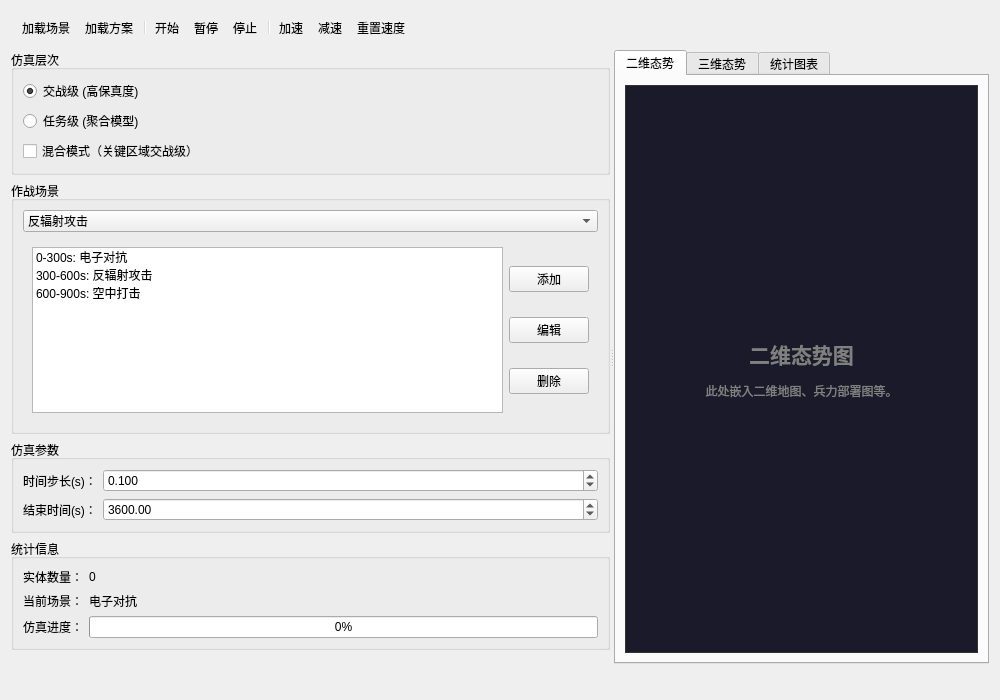
<?xml version="1.0" encoding="UTF-8"?>
<ui version="4.0">
 <class>MultiLevelSimulationWidget</class>
 <widget class="QWidget" name="MultiLevelSimulationWidget">
  <property name="geometry">
   <rect>
    <x>0</x>
    <y>0</y>
    <width>1000</width>
    <height>700</height>
   </rect>
  </property>
  <property name="windowTitle">
   <string>多层次仿真 - 反辐射无人机仿真系统</string>
  </property>
  <layout class="QVBoxLayout" name="verticalLayout">
   <!-- 顶部工具栏 -->
   <item>
    <widget class="QToolBar" name="toolBar">
     <property name="iconSize">
      <size>
       <width>24</width>
       <height>24</height>
      </size>
     </property>
     <property name="toolButtonStyle">
      <enum>Qt::ToolButtonTextUnderIcon</enum>
     </property>
     <addaction name="actionLoadScenario"/>
     <addaction name="actionLoadPlan"/>
     <addaction name="separator"/>
     <addaction name="actionStart"/>
     <addaction name="actionPause"/>
     <addaction name="actionStop"/>
     <addaction name="separator"/>
     <addaction name="actionSpeedUp"/>
     <addaction name="actionSpeedDown"/>
     <addaction name="actionResetSpeed"/>
    </widget>
   </item>
   <!-- 主分割区域 -->
   <item>
    <widget class="QSplitter" name="splitter">
     <property name="orientation">
      <enum>Qt::Horizontal</enum>
     </property>
     <!-- 左侧控制面板 -->
     <widget class="QWidget" name="leftPanel" native="true">
      <property name="minimumWidth">
       <number>300</number>
      </property>
      <property name="maximumWidth">
       <number>400</number>
      </property>
      <layout class="QVBoxLayout" name="verticalLayout_2">
       <!-- 仿真层次选择 -->
       <item>
        <widget class="QGroupBox" name="groupBoxLevel">
         <property name="title">
          <string>仿真层次</string>
         </property>
         <layout class="QVBoxLayout" name="verticalLayout_3">
          <item>
           <widget class="QRadioButton" name="radioEngagement">
            <property name="text">
             <string>交战级 (高保真度)</string>
            </property>
            <property name="checked">
             <bool>true</bool>
            </property>
           </widget>
          </item>
          <item>
           <widget class="QRadioButton" name="radioMission">
            <property name="text">
             <string>任务级 (聚合模型)</string>
            </property>
           </widget>
          </item>
          <item>
           <widget class="QCheckBox" name="checkMixed">
            <property name="text">
             <string>混合模式（关键区域交战级）</string>
            </property>
           </widget>
          </item>
         </layout>
        </widget>
       </item>
       <!-- 作战场景类型 -->
       <item>
        <widget class="QGroupBox" name="groupBoxScene">
         <property name="title">
          <string>作战场景</string>
         </property>
         <layout class="QVBoxLayout" name="verticalLayout_4">
          <item>
           <widget class="QComboBox" name="comboSceneType">
            <item>
             <property name="text">
              <string>反辐射攻击</string>
             </property>
            </item>
            <item>
             <property name="text">
              <string>火力防空</string>
             </property>
            </item>
            <item>
             <property name="text">
              <string>电子对抗</string>
             </property>
            </item>
            <item>
             <property name="text">
              <string>空中打击</string>
             </property>
            </item>
            <item>
             <property name="text">
              <string>综合场景</string>
             </property>
            </item>
           </widget>
          </item>
          <!-- 综合场景序列编辑器（仅当选择综合场景时可见） -->
          <item>
           <widget class="QWidget" name="widgetSceneSequence" native="true">
            <layout class="QHBoxLayout" name="horizontalLayout">
             <item>
              <widget class="QListWidget" name="listSceneSequence">
               <property name="minimumHeight">
                <number>100</number>
               </property>
               <item>
                <property name="text">
                 <string>0-300s: 电子对抗</string>
                </property>
               </item>
               <item>
                <property name="text">
                 <string>300-600s: 反辐射攻击</string>
                </property>
               </item>
               <item>
                <property name="text">
                 <string>600-900s: 空中打击</string>
                </property>
               </item>
              </widget>
             </item>
             <item>
              <layout class="QVBoxLayout" name="verticalLayout_5">
               <item>
                <widget class="QPushButton" name="btnAddScene">
                 <property name="text">
                  <string>添加</string>
                 </property>
                </widget>
               </item>
               <item>
                <widget class="QPushButton" name="btnEditScene">
                 <property name="text">
                  <string>编辑</string>
                 </property>
                </widget>
               </item>
               <item>
                <widget class="QPushButton" name="btnRemoveScene">
                 <property name="text">
                  <string>删除</string>
                 </property>
                </widget>
               </item>
              </layout>
             </item>
            </layout>
           </widget>
          </item>
         </layout>
        </widget>
       </item>
       <!-- 仿真参数 -->
       <item>
        <widget class="QGroupBox" name="groupBoxParams">
         <property name="title">
          <string>仿真参数</string>
         </property>
         <layout class="QFormLayout" name="formLayout">
          <item row="0" column="0">
           <widget class="QLabel" name="labelTimeStep">
            <property name="text">
             <string>时间步长(s)：</string>
            </property>
           </widget>
          </item>
          <item row="0" column="1">
           <widget class="QDoubleSpinBox" name="spinTimeStep">
            <property name="decimals">
             <number>3</number>
            </property>
            <property name="minimum">
             <double>0.001000000000000</double>
            </property>
            <property name="maximum">
             <double>10.000000000000000</double>
            </property>
            <property name="value">
             <double>0.100000000000000</double>
            </property>
           </widget>
          </item>
          <item row="1" column="0">
           <widget class="QLabel" name="labelEndTime">
            <property name="text">
             <string>结束时间(s)：</string>
            </property>
           </widget>
          </item>
          <item row="1" column="1">
           <widget class="QDoubleSpinBox" name="spinEndTime">
            <property name="maximum">
             <double>86400.000000000000000</double>
            </property>
            <property name="value">
             <double>3600.000000000000000</double>
            </property>
           </widget>
          </item>
         </layout>
        </widget>
       </item>
       <!-- 统计信息 -->
       <item>
        <widget class="QGroupBox" name="groupBoxStats">
         <property name="title">
          <string>统计信息</string>
         </property>
         <layout class="QFormLayout" name="formLayout_2">
          <item row="0" column="0">
           <widget class="QLabel" name="labelEntityCount">
            <property name="text">
             <string>实体数量：</string>
            </property>
           </widget>
          </item>
          <item row="0" column="1">
           <widget class="QLabel" name="labelEntityCountValue">
            <property name="text">
             <string>0</string>
            </property>
           </widget>
          </item>
          <item row="1" column="0">
           <widget class="QLabel" name="labelCurrentScene">
            <property name="text">
             <string>当前场景：</string>
            </property>
           </widget>
          </item>
          <item row="1" column="1">
           <widget class="QLabel" name="labelCurrentSceneValue">
            <property name="text">
             <string>电子对抗</string>
            </property>
           </widget>
          </item>
          <item row="2" column="0">
           <widget class="QLabel" name="labelProgress">
            <property name="text">
             <string>仿真进度：</string>
            </property>
           </widget>
          </item>
          <item row="2" column="1">
           <widget class="QProgressBar" name="progressBar">
            <property name="value">
             <number>0</number>
            </property>
           </widget>
          </item>
         </layout>
        </widget>
       </item>
       <item>
        <spacer name="verticalSpacer">
         <property name="orientation">
          <enum>Qt::Vertical</enum>
         </property>
         <property name="sizeHint" stdset="0">
          <size>
           <width>20</width>
           <height>40</height>
          </size>
         </property>
        </spacer>
       </item>
      </layout>
     </widget>
     <!-- 右侧可视化区域 -->
     <widget class="QTabWidget" name="tabWidgetVisual">
      <property name="currentIndex">
       <number>0</number>
      </property>
      <!-- 二维态势 -->
      <widget class="QWidget" name="tab2D">
       <attribute name="title">
        <string>二维态势</string>
       </attribute>
       <layout class="QVBoxLayout" name="verticalLayout_6">
        <item>
         <widget class="QLabel" name="label2DPlaceholder">
          <property name="text">
           <string>&lt;html&gt;&lt;head/&gt;&lt;body&gt;&lt;p align=&quot;center&quot;&gt;&lt;span style=&quot; font-size:16pt; font-weight:600; color:#808080;&quot;&gt;二维态势图&lt;/span&gt;&lt;/p&gt;&lt;p align=&quot;center&quot;&gt;&lt;span style=&quot; color:#808080;&quot;&gt;此处嵌入二维地图、兵力部署图等。&lt;/span&gt;&lt;/p&gt;&lt;/body&gt;&lt;/html&gt;</string>
          </property>
          <property name="alignment">
           <set>Qt::AlignCenter</set>
          </property>
          <property name="wordWrap">
           <bool>true</bool>
          </property>
          <property name="styleSheet">
           <string notr="true">background-color: #1a1a2a; color: white; border: 1px solid #333;</string>
          </property>
         </widget>
        </item>
       </layout>
      </widget>
      <!-- 三维态势 -->
      <widget class="QWidget" name="tab3D">
       <attribute name="title">
        <string>三维态势</string>
       </attribute>
       <layout class="QVBoxLayout" name="verticalLayout_7">
        <item>
         <widget class="QLabel" name="label3DPlaceholder">
          <property name="text">
           <string>&lt;html&gt;&lt;head/&gt;&lt;body&gt;&lt;p align=&quot;center&quot;&gt;&lt;span style=&quot; font-size:16pt; font-weight:600; color:#808080;&quot;&gt;三维态势图&lt;/span&gt;&lt;/p&gt;&lt;p align=&quot;center&quot;&gt;&lt;span style=&quot; color:#808080;&quot;&gt;此处嵌入三维战场环境、实体模型等。&lt;/span&gt;&lt;/p&gt;&lt;/body&gt;&lt;/html&gt;</string>
          </property>
          <property name="alignment">
           <set>Qt::AlignCenter</set>
          </property>
          <property name="wordWrap">
           <bool>true</bool>
          </property>
          <property name="styleSheet">
           <string notr="true">background-color: #1a1a2a; color: white; border: 1px solid #333;</string>
          </property>
         </widget>
        </item>
       </layout>
      </widget>
      <!-- 统计图表 -->
      <widget class="QWidget" name="tabChart">
       <attribute name="title">
        <string>统计图表</string>
       </attribute>
       <layout class="QVBoxLayout" name="verticalLayout_8">
        <item>
         <widget class="QLabel" name="labelChartPlaceholder">
          <property name="text">
           <string>&lt;html&gt;&lt;head/&gt;&lt;body&gt;&lt;p align=&quot;center&quot;&gt;&lt;span style=&quot; font-size:16pt; font-weight:600; color:#808080;&quot;&gt;统计图表&lt;/span&gt;&lt;/p&gt;&lt;p align=&quot;center&quot;&gt;&lt;span style=&quot; color:#808080;&quot;&gt;此处显示任务级指标曲线、对比报告等。&lt;/span&gt;&lt;/p&gt;&lt;/body&gt;&lt;/html&gt;</string>
          </property>
          <property name="alignment">
           <set>Qt::AlignCenter</set>
          </property>
          <property name="wordWrap">
           <bool>true</bool>
          </property>
          <property name="styleSheet">
           <string notr="true">background-color: #1a1a2a; color: white; border: 1px solid #333;</string>
          </property>
         </widget>
        </item>
       </layout>
      </widget>
     </widget>
    </widget>
   </item>
   <!-- 底部状态栏 -->
   <item>
    <widget class="QStatusBar" name="statusBar">
     <property name="sizeGripEnabled">
      <bool>false</bool>
     </property>
    </widget>
   </item>
  </layout>
  <!-- 动作定义 -->
  <action name="actionLoadScenario">
   <property name="text">
    <string>加载场景</string>
   </property>
   <property name="toolTip">
    <string>加载作战场景文件</string>
   </property>
  </action>
  <action name="actionLoadPlan">
   <property name="text">
    <string>加载方案</string>
   </property>
   <property name="toolTip">
    <string>加载规划方案文件</string>
   </property>
  </action>
  <action name="actionStart">
   <property name="text">
    <string>开始</string>
   </property>
   <property name="toolTip">
    <string>开始仿真</string>
   </property>
  </action>
  <action name="actionPause">
   <property name="text">
    <string>暂停</string>
   </property>
   <property name="toolTip">
    <string>暂停仿真</string>
   </property>
  </action>
  <action name="actionStop">
   <property name="text">
    <string>停止</string>
   </property>
   <property name="toolTip">
    <string>停止仿真</string>
   </property>
  </action>
  <action name="actionSpeedUp">
   <property name="text">
    <string>加速</string>
   </property>
   <property name="toolTip">
    <string>增加仿真速度</string>
   </property>
  </action>
  <action name="actionSpeedDown">
   <property name="text">
    <string>减速</string>
   </property>
   <property name="toolTip">
    <string>降低仿真速度</string>
   </property>
  </action>
  <action name="actionResetSpeed">
   <property name="text">
    <string>重置速度</string>
   </property>
   <property name="toolTip">
    <string>恢复为1倍速</string>
   </property>
  </action>
 </widget>
 <resources/>
 <connections/>
</ui>
